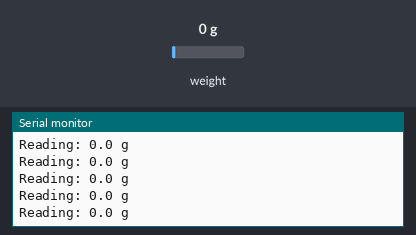
A sketch run on a simulated Arduino Zero (SAMD21). Shown: the last lines printed to the serial monitor. The inputs (shaded band) are chosen by the test bench; at power-on: weight on the scale 0 g.

Above: at 2.2 s.
2.3 s: weight on the scale set to 100 g
At 2.33 s:
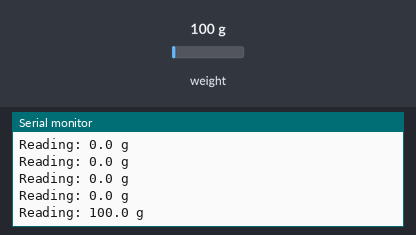
5.3 s: weight on the scale set to 1250 g
At 5.34 s:
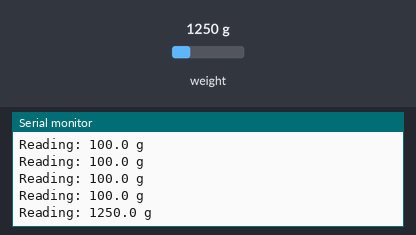
Timing chart, 0 to 8.3 s (numbered marks = the images above; inputs shaded):
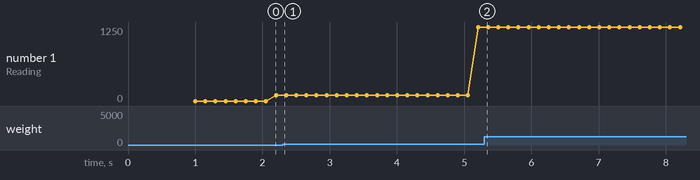

The sketch:

load_cell_test.ino
```cpp
#include "HX711.h"

#define calibration_factor 81.40

#define DOUT  3
#define CLK  4

HX711 scale;

void setup() {
  SerialUSB.begin(115200);
  SerialUSB.println("HX711 scale demo");

  scale.begin(DOUT, CLK);
  scale.set_scale(calibration_factor); //This value is obtained by using the SparkFun_HX711_Calibration sketch
  scale.tare(); //Assuming there is no weight on the scale at start up, reset the scale to 0

  SerialUSB.println("Readings:");
}

void loop() {
  SerialUSB.print("Reading: ");
  SerialUSB.print(scale.get_units(), 1); //scale.get_units() returns a float
  SerialUSB.print(" g"); //You can change this to kg but you'll need to refactor the calibration_factor
  SerialUSB.println();

  delay(50);
}
```

Measured:
- plotted number 1: 100 → 1250 after the input at 2.3 s
